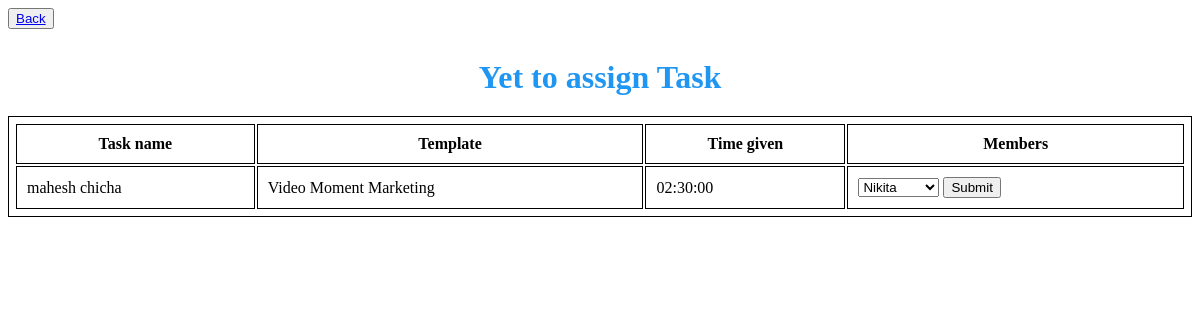
Page /tracker/yettoassign_v.php (signed in) on the committed database.
### tables this page shows
CREATE TABLE `assign_task` (
  `id` int(11) NOT NULL,
  `task_name` varchar(255) NOT NULL,
  `temp_tbd` varchar(255) NOT NULL DEFAULT '0',
  `assign_to` varchar(255) NOT NULL,
  `time_v` int(255) NOT NULL,
  `deviation_v` int(255) NOT NULL,
  `status_v` int(11) NOT NULL DEFAULT 0
);

### tracker/yettoassign_v.php (the view, shortened to what this page needs)
<?php
include "conn.php";
?>
<!DOCTYPE html>
<html lang="en">
<head>
    <link rel="stylesheet" href="style.css">
</head>
<body>
<button><a href="./veena.php">Back</a></button>
    <h1 class="heading">Yet to assign Task</h1>
<table>
    <tr>
        <th>
            Task name
        </th>
        <th>
            Template
        </th>
        <th>
            Time given
        </th>
        <th>
            Members
        </th>
    </tr>
    <?php
        $sql="SELECT * FROM `assign_task` WHERE status_v = '0' ";
        $result=mysqli_query($connectDB,$sql);
        while($row=mysqli_fetch_assoc($result)){
            ?>
            <tr>
                <td>
                    <?php echo $row['task_name'] ?>
                </td>
                <td>
                    <?php echo $row['temp_tbd'] ?>
                </td>
                <td>
                <?php echo gmdate("H:i:s", $row['time_v']);   ?>
                </td>
                <td>
                    <form action="" method="post">
                <select name="members" id="members">
                <?php $sql5="SELECT * FROM `user` WHERE team='Veena'" ;
                $result5=mysqli_query($connectDB,$sql5);
                while($row5=mysqli_fetch_assoc($result5)){ ?>
                        <option value="<?php echo $row5['name'] ?>"><?php echo $row5['name'] ?></option>
               <?php }?>
               </select>
               <button type="submit" name="submit<?php echo $row['id'] ?>">Submit</button>
               </form>
            </td>
            </tr>
            <?php
        }
    ?>
</table>
</body>
</html>

### tracker/style.css (style rules this page uses)
.heading { margin-top: 30px; color: #2096f3; text-align: center; margin-bottom:20px; }

### tracker/yettoassign_v.php (style rules this page uses)
table { width: 100%; margin: 20px 0; }
table, th, td { border: 1px solid black; padding:5px; }
th,td { padding:10px; }

### rows in the picture
assign_task: task_name "mahesh chicha", temp_tbd "Video Moment Marketing", time_v "02:30:00"

### other values in the picture
form field members "Nikita"
